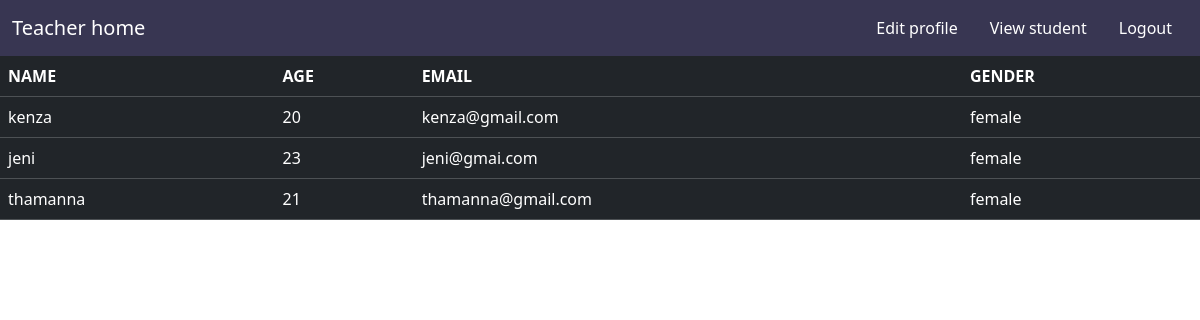
/teacherviewstudent, run on the app's committed database.
### app/models.py (models this page shows)
class student(models.Model):
    studid=models.ForeignKey(user,on_delete=models.CASCADE)
    name=models.CharField(max_length=20)
    age=models.IntegerField()
    email=models.EmailField()
    gender=models.CharField(max_length=10)

### app/views.py (the view)
# urls.py: path('teacherviewstudent',views.teacherviewstudent,name='teacherviewstudent'),
def teacherviewstudent(request):
   x=student.objects.all()
   return render(request,'teacherviewstudent.html',{'data':x})

### templates/teacherviewstudent.html (shortened to what this page needs)
<!DOCTYPE html>
<html lang="en">
<head>
</head>
<body>
    <!doctype html>
    <html lang="en">
        <head>
            <link
                href="https://cdn.jsdelivr.net/npm/bootstrap@5.3.2/dist/css/bootstrap.min.css"
                rel="stylesheet"
            />
        </head>
        <body>
            <nav class="navbar navbar-expand-lg navbar-light" style="background-color:rgb(56, 54, 82);">
                <div class="container-fluid">
                    <a class="navbar-brand" style="color:white" href="">Teacher home</a>
                    <ul class="nav justify-content-end">
                        <li class="nav-item">
                        <a class="nav-link active" style="color:white" aria-current="page" href="/teachereditprofile">Edit profile</a>
                        </li>
                        <li class="nav-item">
                        <a class="nav-link" style="color:white" aria-current="page" href="/teacherviewstudent">View student</a>
                        </li>
                        <li class="nav-item">
                        <a class="nav-link" style="color:white" href="/logouts">Logout</a>
                        </li>
                    </ul>
                </div>
            </nav>
           <div
            class="table-responsive"
           >
            <table
                class="table table-dark"
            >
                <thead>
                    <tr>
                        <th scope="col">NAME</th>
                        <th scope="col">AGE</th>
                        <th scope="col">EMAIL</th>
                        <th scope="col">GENDER</th>
                    </tr>
                </thead>
                <tbody>
                    {% for i in data %}
                    <tr class="">
                        <td scope="row">{{i.name}}</td>
                        <td>{{i.age}}</td>
                        <td>{{i.email}}</td>
                        <td>{{i.gender}}</td>
                    </tr>
                    {% endfor %}
                </tbody>
            </table>
           </div>
        </body>
    </html>
</body>
</html>

### data on the page
student: name "kenza", age "20", email "kenza@gmail.com", gender "female"
student: name "jeni", age "23", email "jeni@gmai.com", gender "female"
student: name "thamanna", age "21", email "thamanna@gmail.com", gender "female"
